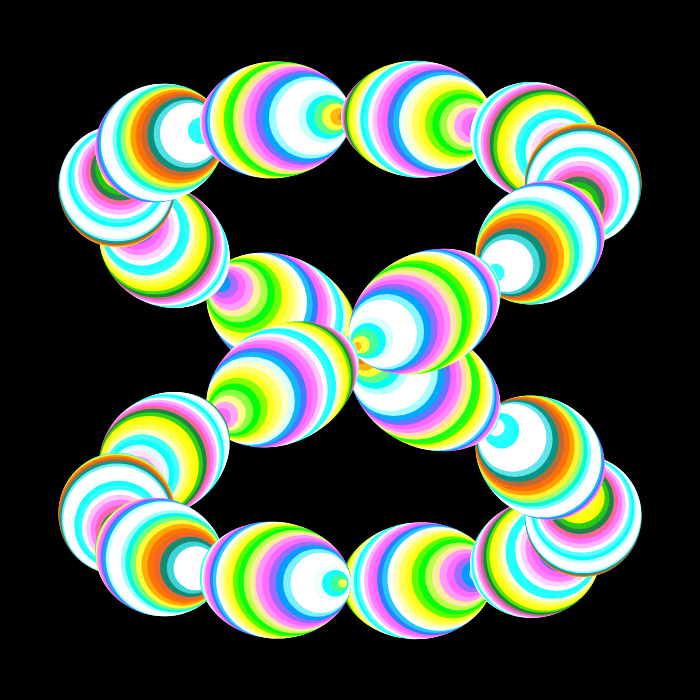
Frame 1 (no input)
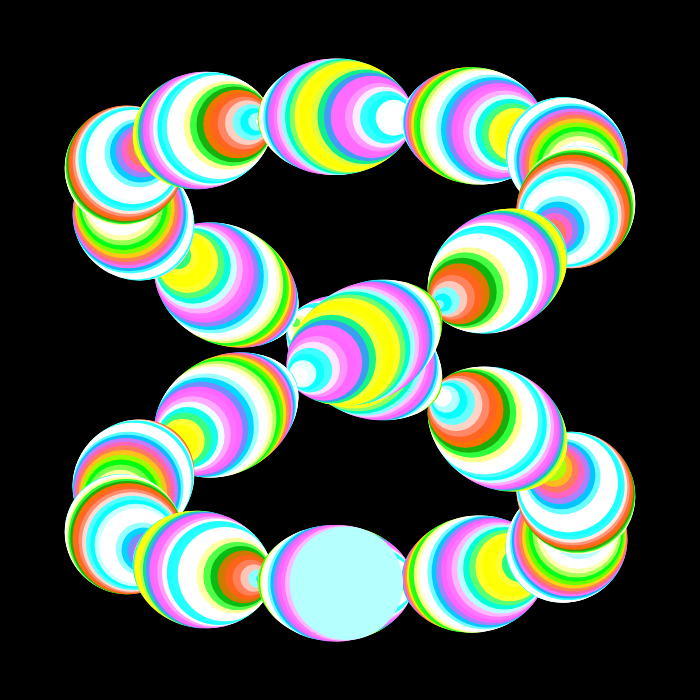
Frame 60 (no input)
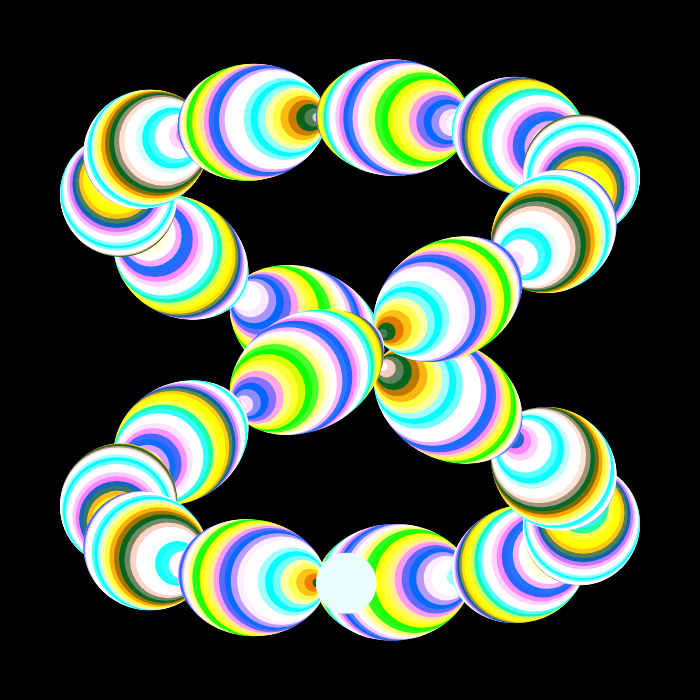
Frame 120 (the mouse pressed at the canvas centre since frame 60)

The p5.js sketch that drew these frames (run headless with seeded random() and noise() and a simulated clock; from frame 60 on, the mouse is pressed at the canvas centre):

// p5.js sketch
// ── sketch.js
let minLoopFrames = 150;

function setup() {
  createCanvas(700, 700);
  frameRate(60);
}

function draw() {
  let x = width / 2;
  let y = width / 2;
  let d = width / 6;
  let r = width / 3;
  let n = 800;
  let segs = 20;
  background(0);
  noStroke();
  
  for (let i = 0; i < n; i++) {
    fill(
      300 + 300 * sin(i / n * 800 + TWO_PI * frameCount / minLoopFrames),
      300 + 200 * sin(i / n * 400 + TWO_PI * frameCount / minLoopFrames),
      300 + 300 * sin(i / n * 300 + TWO_PI * frameCount / minLoopFrames * 2)
    );
    circle(
      x + r * sin(TWO_PI * i / n * 2),
      y + r * cos(TWO_PI * i / n * 1),
      d * sin(segs * PI * i / n + TWO_PI * frameCount / minLoopFrames * 2)
    );
  }
}
